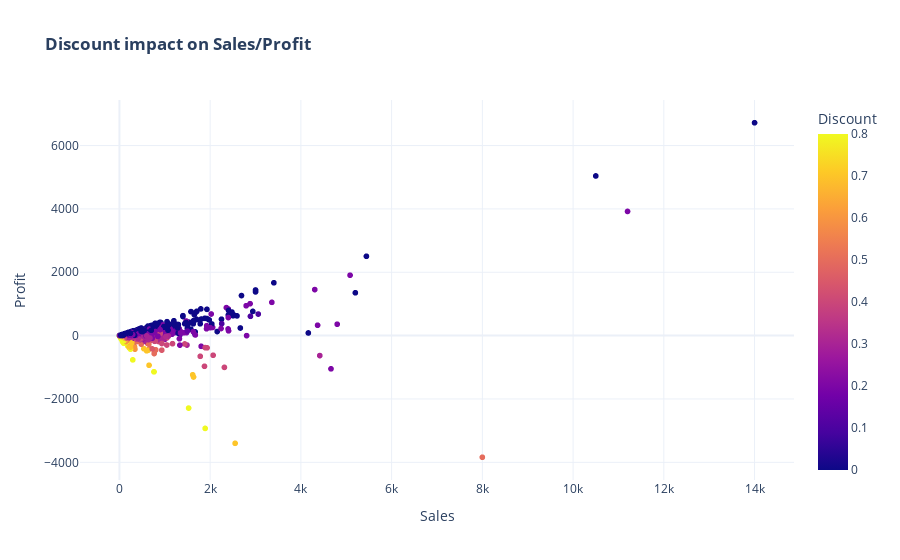

The notebook cell saved with this chart:
### Markdown cell above
#### Inspect Negative Profit of Tables

### Code cell
sales_profit_scatter = px.scatter(
    df,
    x="Sales",
    y="Profit",
    color="Discount",
    title="<b>Discount impact on Sales/Profit</b>",
)
sales_profit_scatter.show()

### Figure 1 — Plotly figure (JSON) as saved in the notebook; plotly's stock layout.template omitted (floating-point values rounded to 4 significant figures; data arrays with more than 128 entries replaced by an {"elided": "..."} marker saying what was removed)
{"data": [{"hovertemplate": "Sales=%{x}<br>Profit=%{y}<br>Discount=%{marker.color}<extra></extra>", "legendgroup": "", "marker": {"color": {"elided": "3312 float values"}, "coloraxis": "coloraxis", "symbol": "circle"}, "mode": "markers", "name": "", "showlegend": false, "type": "scattergl", "x": {"elided": "3312 float values"}, "xaxis": "x", "y": {"elided": "3312 float values"}, "yaxis": "y"}], "layout": {"coloraxis": {"colorbar": {"title": {"text": "Discount"}}, "colorscale": [[0, "#0d0887"], [0.1111, "#46039f"], [0.2222, "#7201a8"], [0.3333, "#9c179e"], [0.4444, "#bd3786"], [0.5556, "#d8576b"], [0.6667, "#ed7953"], [0.7778, "#fb9f3a"], [0.8889, "#fdca26"], [1, "#f0f921"]]}, "legend": {"tracegroupgap": 0}, "title": {"text": "<b>Discount impact on Sales/Profit</b>"}, "xaxis": {"anchor": "y", "domain": [0, 1], "title": {"text": "Sales"}}, "yaxis": {"anchor": "x", "domain": [0, 1], "title": {"text": "Profit"}}}}
